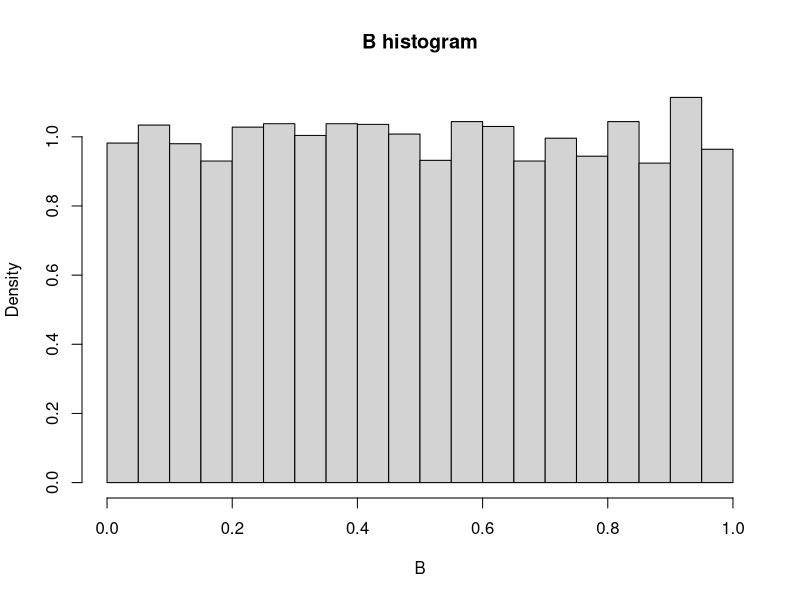
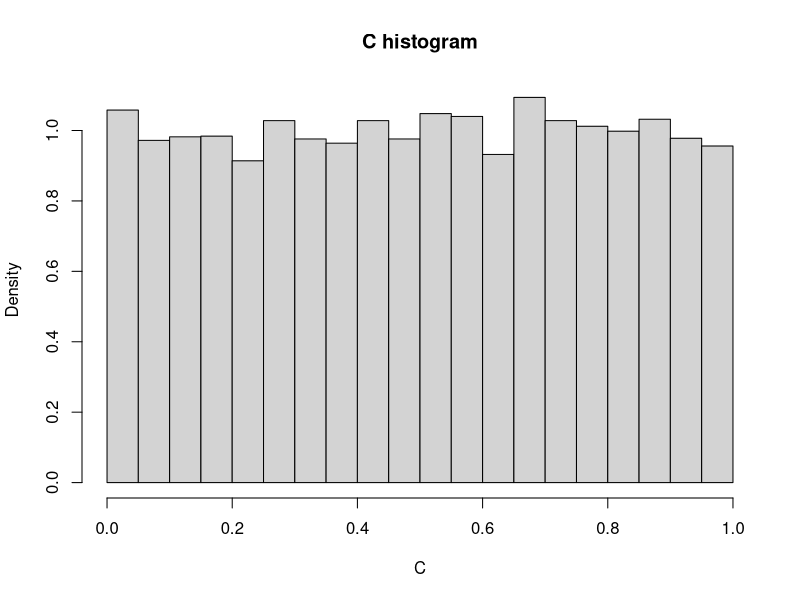

These charts were generated, in order, by the following R code:
## ---- chunk 1
knitr::opts_chunk$set(echo = TRUE)
## ---- chunk 2
set.seed(67)
n <- 10000
B <- runif(n, min = 0, max = 1)
C <- runif(n, min = 0, max = 1)
## ---- chunk 3
cat("min(B)->", format(min(B), scientific = F), "max(B)->",max(B))
## ---- chunk 4
cat("min(c)->", format(min(C), scientific = F), "max(C)->",max(C))
## ---- chunk 5

# skewness of B
hist(B, probability = T, main = 'B histogram')
## ---- chunk 6

# skewness of C
hist(C, probability = T, main = 'C histogram')
## ---- chunk 7

# The probability of B+C less than 1/2 is
a <- sum((B+C) < 0.5) / n
print(paste("The probability of B+C less than 1/2 is",a))
## ---- chunk 8

# The probability of B*C less than 1/2 is
b <- sum((B*C) < 0.5) / n
print(paste("The probability of BC less than 1/2 is",b))
## ---- chunk 9

# The probability of |B-C| less than 1/2 is
c <- sum(abs(B-C) < 0.5) / n
print(paste("The probability of |B,C| less than 1/2 is",c))
## ---- chunk 10

# The probability of max{B,C} less than 1/2 is
e <- sum(pmax(B,C) < 0.5) / n
print(paste("The probability of max{B,C} less than 1/2 is",e))
## ---- chunk 11

# The probability of min{B,C} less than 1/2 is
f <- sum(pmin(B,C) < 0.5) / n
print(paste("The probability of min{B,C} less than 1/2 is",f))
